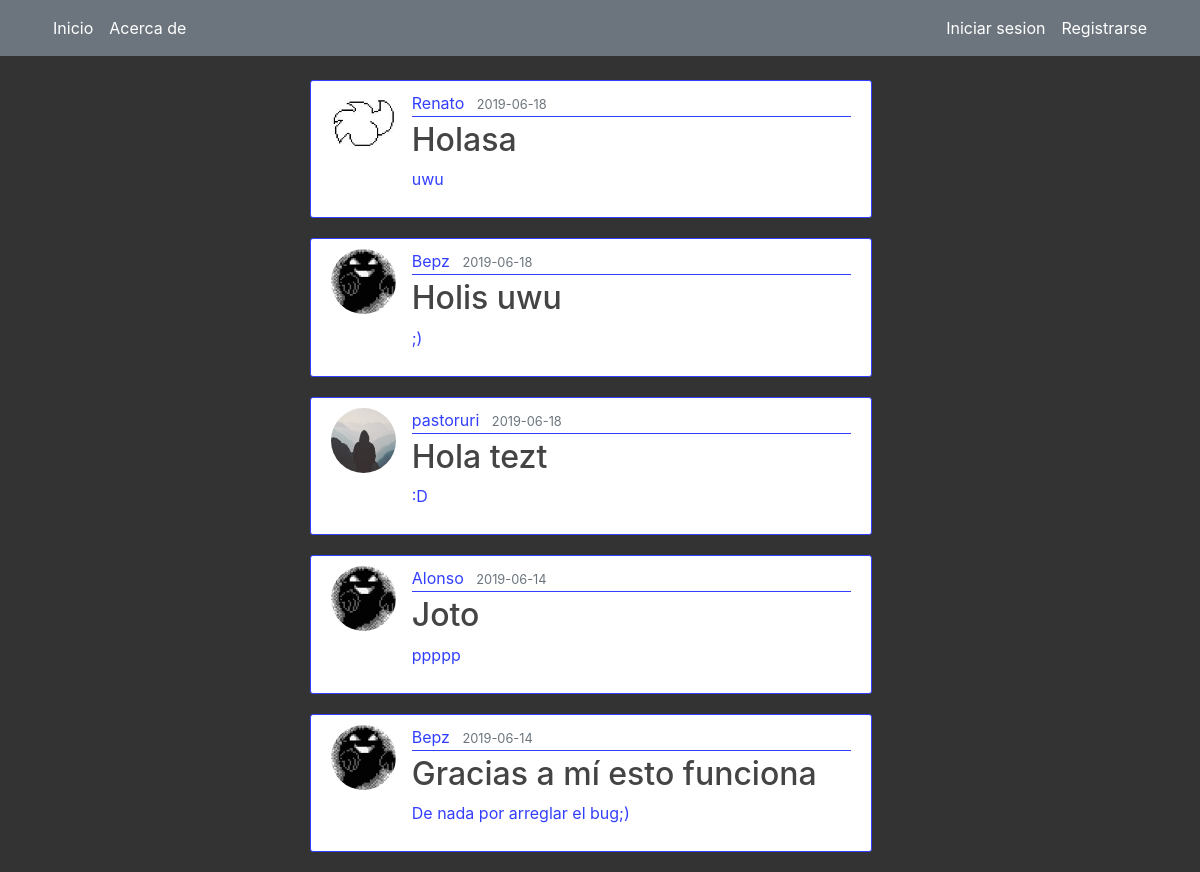
The page /home on the database its author committed.
### flaskblog/models.py (models this page shows, shortened)
class Post(db.Model):
    id = db.Column(db.Integer, primary_key=True)
    title = db.Column(db.String(100), nullable=False)
    date_posted = db.Column(db.DateTime, nullable=False, default=datetime.utcnow)
    content = db.Column(db.Text, nullable=False)
    user_id = db.Column(db.Integer, db.ForeignKey('user.id'), nullable=False)

class User(db.Model, UserMixin):
    id = db.Column(db.Integer, primary_key=True)
    username = db.Column(db.String(20), unique=True, nullable=False)
    email = db.Column(db.String(120), unique=True, nullable=False)
    image_file = db.Column(db.String(20), nullable=False, default='default.jpg')
    password = db.Column(db.String(60), nullable=False)
    posts = db.relationship('Post', backref='author', lazy=True)

### flaskblog/routes.py (the view)
@app.route("/")
@app.route("/home")
def home():
    page = request.args.get('page', 1, type=int)
    posts = Post.query.order_by(Post.date_posted.desc()).paginate(page=page, per_page=5)
    return render_template('home.html', posts=posts)

### flaskblog/templates/home.html
{% extends "layout.html" %}
{% block content %}
    {% for post in posts.items %}
        <article class="media content-section" style="background-color: #ffffff">
            <img class="rounded-circle article-img" src="{{ url_for('static', filename='profile_pics/' + post.author.image_file) }}">
          <div class="media-body">
            <div class="article-metadata">
              <h class="mr-2" href="{{ url_for('user_post', username=post.author.username) }}">{{ post.author.username }}</h>
              <small class="text-muted">{{ post.date_posted.strftime('%Y-%m-%d') }}</small>
            </div>
            <h2><a class="article-title" href="{{ url_for('post', post_id=post.id) }}">{{ post.title }}</a></h2>
            <p class="article-content">{{ post.content }}</p>
          </div>
        </article>
    {% endfor %}
{% endblock content %}

### flaskblog/templates/layout.html (shortened to what this page needs)
<!DOCTYPE html>
<hmtl>
    <head>
    <link rel="stylesheet" href="https://maxcdn.bootstrapcdn.com/bootstrap/4.0.0/css/bootstrap.min.css">
    <link rel="stylesheet" type="text/css" href="../static/main.css">
    </head>
    <body style="background-color: #333333">
        <header class="site-header">
      <nav class="navbar navbar-expand-md bg-secondary fixed-top">
        <div class="container">
          <div class="collapse navbar-collapse" id="navbarToggle" >
            <div class="navbar-nav mr-auto">
              <a class="nav-item nav-link"  href="{{ url_for('home') }}" style="color: rgb(255, 255, 255); ">Inicio</a>
              <a class="nav-item nav-link" href="{{ url_for('about') }}" style="color: rgb(255, 255, 255);">Acerca de</a>
            </div>
            <div class="navbar-nav">
              {% if current_user.is_authenticated %}
                <a class="nav-item nav-link" href="{{ url_for('new_post') }}" style="color: rgb(255, 255, 255);">Nueva publicacion</a>
              <a class="nav-item nav-link" href="{{ url_for('account') }}" style="color: rgb(255, 255, 255);">Cuenta</a>
              <a class="nav-item nav-link" href="{{ url_for('logout') }}" style="color: rgb(255, 255, 255);">Cerrar sesion</a>
              {% else %}<a class="nav-item nav-link" href="{{ url_for('login') }}" style="color: rgb(255, 255, 255);">Iniciar sesion</a>
              <a class="nav-item nav-link" href="{{ url_for('register') }}" style="color: rgb(255, 255, 255);">Registrarse</a>
              {% endif %}
            </div>
          </div>
        </div>
      </nav>
    </header>
    <main role="main" class="container" style="background-color: #333333">
      <div class="row" style="margin-left: 22.5%; margin-right: 20%; width: 80%;">
        <div class="col-md-8">
            {% block content %}{% endblock %}
        </div>
      </div>
    </main>
    </body>
</hmtl>

### flaskblog/static/main.css (style rules this page uses)
body { background: #fafafa; color: #333fff; margin-top: 5rem; }
h1, h2, h3, h4, h5, h6 { color: #444444; }
.content-section { background: rgb(255, 255, 255); padding: 10px 20px; border: 1px solid #333fff; border-radius: 3px; margin-bottom: 20px; }
.article-title { color: #444444; }
.article-content { white-space: pre-line; }
.article-img { height: 65px; width: 65px; margin-right: 16px; }
.article-metadata { padding-bottom: 1px; margin-bottom: 4px; border-bottom: 1px solid #333fff }

### rows shown on the page
Post: image_file (picture), author.username "Renato", date_posted "2019-06-18", title "Holasa", content "uwu"
Post: image_file (picture), author.username "Bepz", date_posted "2019-06-18", title "Holis uwu", content ";)"
Post: image_file (placeholder picture), author.username "pastoruri", date_posted "2019-06-18", title "Hola tezt", content ":D"
Post: image_file (picture), author.username "Alonso", date_posted "2019-06-14", title "Joto", content "ppppp"
Post: image_file (picture), author.username "Bepz", date_posted "2019-06-14", title "Gracias a mí esto funciona", content "De nada por arreglar el bug;)"
